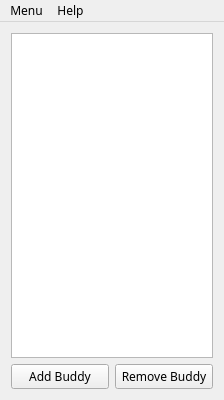
<?xml version="1.0" encoding="UTF-8"?>
<ui version="4.0">
 <class>slm_machineClass</class>
 <widget class="QMainWindow" name="slm_machineClass">
  <property name="geometry">
   <rect>
    <x>0</x>
    <y>0</y>
    <width>224</width>
    <height>400</height>
   </rect>
  </property>
  <property name="font">
   <font>
    <family>Sans Serif</family>
    <pointsize>9</pointsize>
   </font>
  </property>
  <property name="windowTitle">
   <string>slm_machine</string>
  </property>
  <property name="windowIcon">
   <iconset resource="../resources/slm_resources.qrc">
    <normaloff>:/icons/SLM_Logo</normaloff>:/icons/SLM_Logo</iconset>
  </property>
  <property name="locale">
   <locale language="Turkish" country="Turkey"/>
  </property>
  <widget class="QWidget" name="centralWidget">
   <layout class="QVBoxLayout" name="verticalLayout_2">
    <item>
     <layout class="QVBoxLayout" name="verticalLayout">
      <item>
       <widget class="QListView" name="buddyList"/>
      </item>
      <item>
       <layout class="QHBoxLayout" name="horizontalLayout">
        <item>
         <widget class="QPushButton" name="addBuddyButton">
          <property name="text">
           <string>Add Buddy</string>
          </property>
         </widget>
        </item>
        <item>
         <widget class="QPushButton" name="removeBuddyButton">
          <property name="text">
           <string>Remove Buddy</string>
          </property>
         </widget>
        </item>
       </layout>
      </item>
     </layout>
    </item>
   </layout>
  </widget>
  <widget class="QMenuBar" name="menuBar">
   <property name="geometry">
    <rect>
     <x>0</x>
     <y>0</y>
     <width>224</width>
     <height>19</height>
    </rect>
   </property>
   <widget class="QMenu" name="menuMenu">
    <property name="title">
     <string>Menu</string>
    </property>
    <addaction name="actionEncryption_Key"/>
    <addaction name="separator"/>
    <addaction name="actionExit"/>
   </widget>
   <widget class="QMenu" name="menuAbout">
    <property name="title">
     <string>Help</string>
    </property>
    <addaction name="actionAbout_Qt"/>
    <addaction name="actionAbout_SLM"/>
   </widget>
   <addaction name="menuMenu"/>
   <addaction name="menuAbout"/>
  </widget>
  <action name="actionExit">
   <property name="enabled">
    <bool>true</bool>
   </property>
   <property name="icon">
    <iconset resource="../resources/slm_resources.qrc">
     <normaloff>:/icons/exit</normaloff>:/icons/exit</iconset>
   </property>
   <property name="text">
    <string>Exit</string>
   </property>
  </action>
  <action name="actionAbout_Qt">
   <property name="icon">
    <iconset resource="../resources/slm_resources.qrc">
     <normaloff>:/icons/qtLogo</normaloff>:/icons/qtLogo</iconset>
   </property>
   <property name="text">
    <string>About Qt</string>
   </property>
  </action>
  <action name="actionAbout_SLM">
   <property name="icon">
    <iconset resource="../resources/slm_resources.qrc">
     <normaloff>:/icons/SLM_Alt_Logo</normaloff>:/icons/SLM_Alt_Logo</iconset>
   </property>
   <property name="text">
    <string>About SLM</string>
   </property>
  </action>
  <action name="actionEncryption_Key">
   <property name="icon">
    <iconset resource="../resources/slm_resources.qrc">
     <normaloff>:/icons/encryption</normaloff>:/icons/encryption</iconset>
   </property>
   <property name="text">
    <string>Encryption Key</string>
   </property>
  </action>
 </widget>
 <layoutdefault spacing="6" margin="11"/>
 <resources>
  <include location="../resources/slm_resources.qrc"/>
 </resources>
 <connections/>
</ui>
